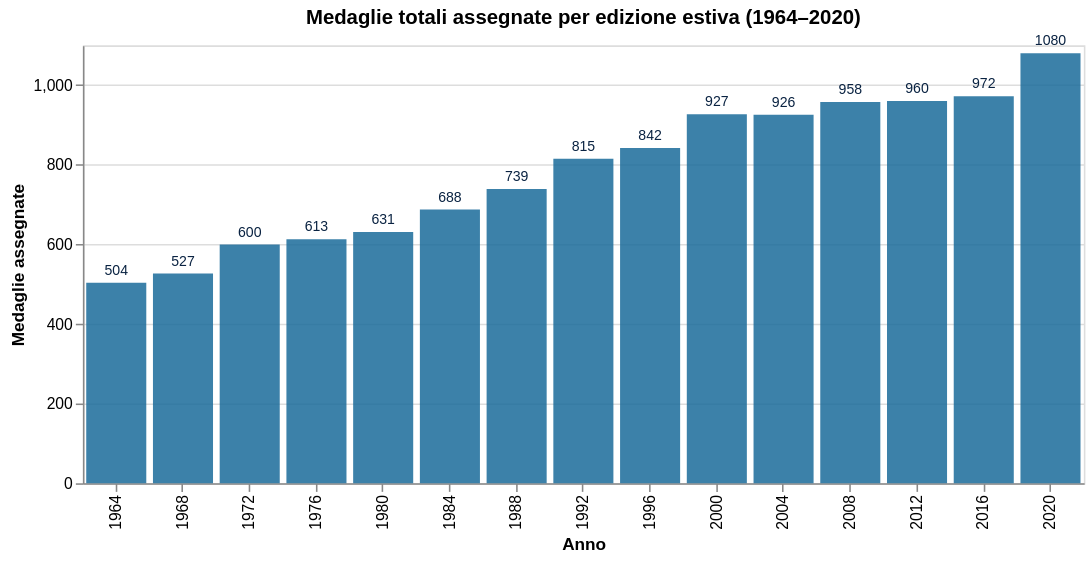

This figure's notebook cell:
### Markdown cell above
### 6.1 Medaglie totali assegnate per edizione

### Code cell
# Crescita delle medaglie assegnate nel tempo
medals_ed = (df_summer.groupby(["year","citta_olimpiade"])["total"]
             .sum().reset_index().sort_values("year"))
medals_ed["label"] = medals_ed["total"].astype(str)

bars_ed = (
    alt.Chart(medals_ed)
    .mark_bar(color=BLUE, opacity=0.85)
    .encode(
        x=alt.X("year:O", title="Anno"),
        y=alt.Y("total:Q", title="Medaglie assegnate"),
        tooltip=["year:O","citta_olimpiade:N",
                 alt.Tooltip("total:Q", title="Medaglie")]
    )
)
text_ed = (
    alt.Chart(medals_ed)
    .mark_text(dy=-8, fontSize=9, color=NAVY)
    .encode(x="year:O", y="total:Q", text="total:Q")
)
(bars_ed + text_ed).properties(
    title="Medaglie totali assegnate per edizione estiva (1964–2020)",
    width=640, height=280
).display()

### Figure 1 — Vega-Lite specification as saved in the notebook (floating-point values rounded to 4 significant figures)
{"config": {"view": {"continuousWidth": 300, "continuousHeight": 300}}, "layer": [{"mark": {"type": "bar", "color": "#1A6B9A", "opacity": 0.85}, "encoding": {"tooltip": [{"field": "year", "type": "ordinal"}, {"field": "citta_olimpiade", "type": "nominal"}, {"field": "total", "title": "Medaglie", "type": "quantitative"}], "x": {"field": "year", "title": "Anno", "type": "ordinal"}, "y": {"field": "total", "title": "Medaglie assegnate", "type": "quantitative"}}}, {"mark": {"type": "text", "color": "#0A2342", "dy": -8, "fontSize": 9}, "encoding": {"text": {"field": "total", "type": "quantitative"}, "x": {"field": "year", "type": "ordinal"}, "y": {"field": "total", "type": "quantitative"}}}], "data": {"name": "data-cab922f679548e77a1ed661ee45bb43a"}, "height": 280, "title": "Medaglie totali assegnate per edizione estiva (1964–2020)", "width": 640, "$schema": "https://vega.github.io/schema/vega-lite/v6.1.0.json", "datasets": {"data-cab922f679548e77a1ed661ee45bb43a": [{"year": 1964, "citta_olimpiade": "Tokyo", "total": 504, "label": "504"}, {"year": 1968, "citta_olimpiade": "Ciudad de México", "total": 527, "label": "527"}, {"year": 1972, "citta_olimpiade": "München", "total": 600, "label": "600"}, {"year": 1976, "citta_olimpiade": "Montréal", "total": 613, "label": "613"}, {"year": 1980, "citta_olimpiade": "Moskva", "total": 631, "label": "631"}, {"year": 1984, "citta_olimpiade": "Los Angeles", "total": 688, "label": "688"}, {"year": 1988, "citta_olimpiade": "Seoul", "total": 739, "label": "739"}, {"year": 1992, "citta_olimpiade": "Barcelona", "total": 815, "label": "815"}, {"year": 1996, "citta_olimpiade": "Atlanta", "total": 842, "label": "842"}, {"year": 2000, "citta_olimpiade": "Sydney", "total": 927, "label": "927"}, {"year": 2004, "citta_olimpiade": "Athina", "total": 926, "label": "926"}, {"year": 2008, "citta_olimpiade": "Beijing", "total": 958, "label": "958"}, {"year": 2012, "citta_olimpiade": "London", "total": 960, "label": "960"}, {"year": 2016, "citta_olimpiade": "Rio de Janeiro", "total": 972, "label": "972"}, {"year": 2020, "citta_olimpiade": "Tokyo", "total": 1080, "label": "1080"}]}}
